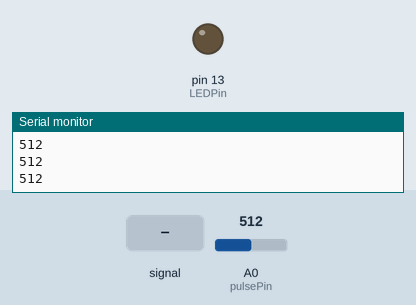
A sketch run on a simulated Arduino Uno, built with avr-gcc and run on an emulated ATmega328P. On the bench: output pins drawn as LEDs (lit = HIGH), the last lines printed to the serial monitor. Dashed ring = blinking. The inputs (shaded band) are chosen by the test bench; at power-on: A0 (pulsePin) = 512.

Above: at 1.2 s.
1.3 s: A0 (pulsePin) fed a 200 Hz sine of ±81 counts around its level
At 2.2 s:
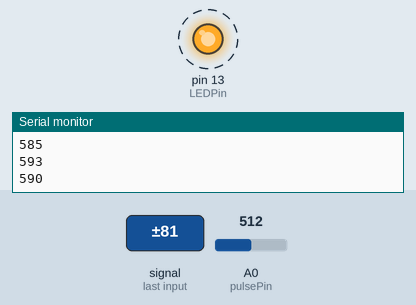
4.3 s: A0 (pulsePin) set to 306
At 4.3 s:
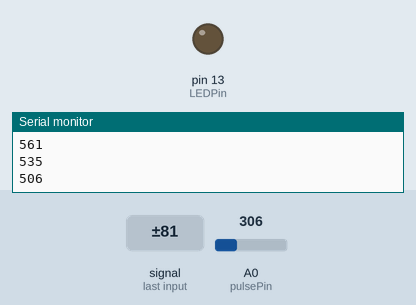
5.8 s: A0 (pulsePin) set to 513
7.3 s: A0 (pulsePin) set to 537
At 8.2 s:
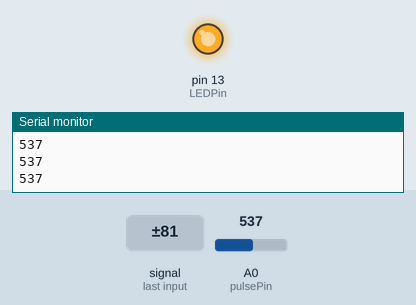
8.8 s: A0 (pulsePin) set to 515
At 9.5 s:
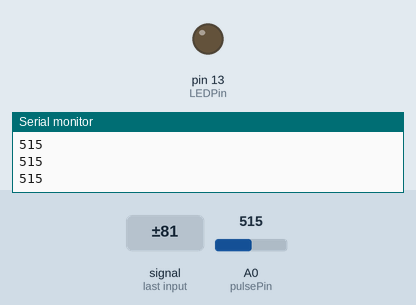
Timing chart, 0 to 11.3 s (numbered marks = the images above; inputs shaded):
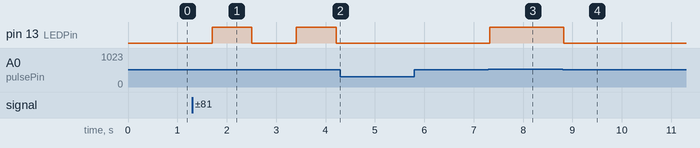

The sketch:

2.ino
```cpp
int pulsePin = A0;    // パルスセンサの入力ピンをA0にする
int pulseVal;         // パルスセンサの値を格納する変数
int LEDPin = 13;      // LEDのピンを13番にする
int threshold = 525;  // 心拍のしきい値、pulseValがこれより大きいとき心拍したとする

void setup() {
  pinMode(LEDPin, OUTPUT); // LEDPinを出力に設定する
  Serial.begin(9600);      // シリアル通信の開始
}

void loop() {
  pulseVal = analogRead(pulsePin); // パルスセンサの読み取り
  Serial.println(pulseVal);        // シリアルモニタに表示

  if(pulseVal >= threshold){       // もしパルスセンサの値(pulseVal)がしきい値(threshold)より大きければ
    digitalWrite(LEDPin, HIGH);    // LEDをつける
  }
  else{                            // でなければ
    digitalWrite(LEDPin, LOW);     // LEDを消す
  }

  delay(100);                      // 100ms待機
}
```

Measured:
- the behaviour switches between 524 and 525 on A0 (pulsePin) (found by bisection; images 2 and 3)
- after the input at 1.3 s, pin 13 (LEDPin): alternates HIGH for 0.80 s and LOW for 0.90 s, starting after 0.41 s
- after the input at 4.3 s, pin 13 (LEDPin): stays LOW (without the input it goes to HIGH after 0.82 s)
- after the input at 7.3 s, pin 13 (LEDPin): LOW → HIGH at once
- after the input at 8.8 s, pin 13 (LEDPin): HIGH → LOW at once
